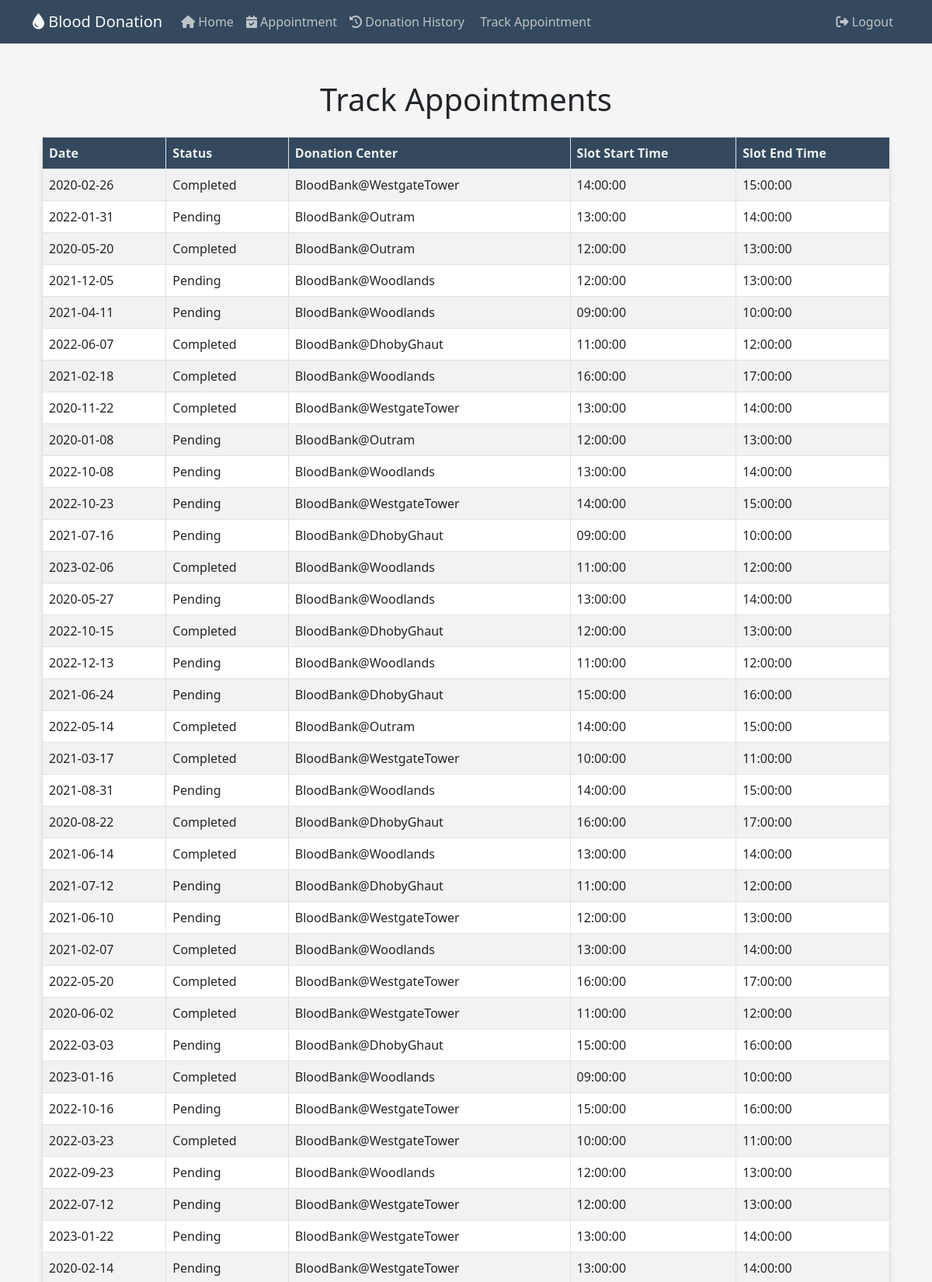
Screenshot of /trackappointment (signed in, upper part) with the database file from the repository.
### website/models.py (models this page shows)
class Appointment(db.Model):
    AppointmentID = db.Column(db.Integer, primary_key=True, autoincrement=True)
    Date = db.Column(db.Date, nullable=False)
    Status = db.Column(db.String(20), nullable=False)
    DonorID = db.Column(db.Integer, db.ForeignKey('donors.DonorID'))
    DonationCenterID = db.Column(db.Integer, db.ForeignKey('donation_center.DonationCenterID'))
    SlotID = db.Column(db.Integer, db.ForeignKey('slots.SlotID'))

class DonationCenter(db.Model):
    DonationCenterID = db.Column(db.Integer, primary_key=True, autoincrement=True)
    Name = db.Column(db.String(50), nullable=False)
    Address = db.Column(db.String(100), nullable=False)
    appointments = db.relationship('Appointment', backref='donation_center')
    slots = db.relationship('Slots', backref='donation_center')

### website/views.py (the view)
@views.route('/trackappointment')
def trackappointment():
    logged_in_user_email = session['email']
    user = Users.get_by_email(logged_in_user_email)
    donor_id = user.donor.DonorID
    stmt = (db.session.query(Appointment.Date, Appointment.Status, DonationCenter.Name, Slots.StartTime, Slots.EndTime)
        .join(DonationCenter, DonationCenter.DonationCenterID == Appointment.DonationCenterID)
        .join(Slots, Slots.SlotID == Appointment.SlotID)
        .join(Donors, Donors.DonorID == Appointment.DonorID)
        .filter(Donors.DonorID == donor_id))
    result = stmt.all()
    return render_template('trackappointment.html', appointments=result)

### website/models.py (called while the page is built)
    def get_by_email(email):
        return Users.query.filter_by(Email=email).first()

### website/templates/trackappointment.html (shortened to what this page needs)
{% extends "base.html" %}
{% block text %}
<div class="container my-5">
    <h1 class="mb-4">Track Appointments</h1>
    <table class="table table-striped table-bordered table-custom">
        <thead>
            <tr>
				<th>Date</th>
				<th>Status</th>
				<th>Donation Center</th>
                <th>Slot Start Time</th>
                <th>Slot End Time</th>
			</tr>
		</thead>
		<tbody>
			{% for appointment in appointments %}
			<tr>
				<td>{{ appointment.Date }}</td>
				<td>{{ appointment.Status }}</td>
				<td>{{ appointment.Name }}</td>
                <td>{{ appointment.StartTime }}</td>
                <td>{{ appointment.EndTime }}</td>
            </tr>
			{% endfor %}
		</tbody>
	</table>
</div>
{% endblock %}

### website/static/styles.css (style rules this page uses)
body { font-family: 'Poppins', sans-serif; background-color: #f5f5f5 !important; }
h1 { font-size: 36px; margin: 20px 0; text-align: center; color: #4a4a4a; }

### website/templates/trackappointment.html (style rules this page uses)
.table-custom { background-color: #fff; border-radius: 10px; box-shadow: 0 4px 6px rgba(0, 0, 0, 0.1); }
.table-custom thead th { background-color: #34495e; color: #ecf0f1; }

### rows the page displays
Appointment: Date "2020-02-26", Status "Completed", Name "BloodBank@WestgateTower", StartTime "14:00:00", EndTime "15:00:00"
Appointment: Date "2022-01-31", Status "Pending", Name "BloodBank@Outram", StartTime "13:00:00", EndTime "14:00:00"
Appointment: Date "2020-05-20", Status "Completed", Name "BloodBank@Outram", StartTime "12:00:00", EndTime "13:00:00"
Appointment: Date "2021-12-05", Status "Pending", Name "BloodBank@Woodlands", StartTime "12:00:00", EndTime "13:00:00"
Appointment: Date "2021-04-11", Status "Pending", Name "BloodBank@Woodlands", StartTime "09:00:00", EndTime "10:00:00"
Appointment: Date "2022-06-07", Status "Completed", Name "BloodBank@DhobyGhaut", StartTime "11:00:00", EndTime "12:00:00"
Appointment: Date "2021-02-18", Status "Completed", Name "BloodBank@Woodlands", StartTime "16:00:00", EndTime "17:00:00"
Appointment: Date "2020-11-22", Status "Completed", Name "BloodBank@WestgateTower", StartTime "13:00:00", EndTime "14:00:00"
Appointment: Date "2020-01-08", Status "Pending", Name "BloodBank@Outram", StartTime "12:00:00", EndTime "13:00:00"
Appointment: Date "2022-10-08", Status "Pending", Name "BloodBank@Woodlands", StartTime "13:00:00", EndTime "14:00:00"
Appointment: Date "2022-10-23", Status "Pending", Name "BloodBank@WestgateTower", StartTime "14:00:00", EndTime "15:00:00"
Appointment: Date "2021-07-16", Status "Pending", Name "BloodBank@DhobyGhaut", StartTime "09:00:00", EndTime "10:00:00"
Appointment: Date "2023-02-06", Status "Completed", Name "BloodBank@Woodlands", StartTime "11:00:00", EndTime "12:00:00"
Appointment: Date "2020-05-27", Status "Pending", Name "BloodBank@Woodlands", StartTime "13:00:00", EndTime "14:00:00"
Appointment: Date "2022-10-15", Status "Completed", Name "BloodBank@DhobyGhaut", StartTime "12:00:00", EndTime "13:00:00"
Appointment: Date "2022-12-13", Status "Pending", Name "BloodBank@Woodlands", StartTime "11:00:00", EndTime "12:00:00"
Appointment: Date "2021-06-24", Status "Pending", Name "BloodBank@DhobyGhaut", StartTime "15:00:00", EndTime "16:00:00"
Appointment: Date "2022-05-14", Status "Completed", Name "BloodBank@Outram", StartTime "14:00:00", EndTime "15:00:00"
Appointment: Date "2021-03-17", Status "Completed", Name "BloodBank@WestgateTower", StartTime "10:00:00", EndTime "11:00:00"
Appointment: Date "2021-08-31", Status "Pending", Name "BloodBank@Woodlands", StartTime "14:00:00", EndTime "15:00:00"
Appointment: Date "2020-08-22", Status "Completed", Name "BloodBank@DhobyGhaut", StartTime "16:00:00", EndTime "17:00:00"
Appointment: Date "2021-06-14", Status "Completed", Name "BloodBank@Woodlands", StartTime "13:00:00", EndTime "14:00:00"
Appointment: Date "2021-07-12", Status "Pending", Name "BloodBank@DhobyGhaut", StartTime "11:00:00", EndTime "12:00:00"
Appointment: Date "2021-06-10", Status "Pending", Name "BloodBank@WestgateTower", StartTime "12:00:00", EndTime "13:00:00"
Appointment: Date "2021-02-07", Status "Completed", Name "BloodBank@Woodlands", StartTime "13:00:00", EndTime "14:00:00"
Appointment: Date "2022-05-20", Status "Completed", Name "BloodBank@WestgateTower", StartTime "16:00:00", EndTime "17:00:00"
Appointment: Date "2020-06-02", Status "Completed", Name "BloodBank@WestgateTower", StartTime "11:00:00", EndTime "12:00:00"
Appointment: Date "2022-03-03", Status "Pending", Name "BloodBank@DhobyGhaut", StartTime "15:00:00", EndTime "16:00:00"
Appointment: Date "2023-01-16", Status "Completed", Name "BloodBank@Woodlands", StartTime "09:00:00", EndTime "10:00:00"
Appointment: Date "2022-10-16", Status "Pending", Name "BloodBank@WestgateTower", StartTime "15:00:00", EndTime "16:00:00"
Appointment: Date "2022-03-23", Status "Completed", Name "BloodBank@WestgateTower", StartTime "10:00:00", EndTime "11:00:00"
Appointment: Date "2022-09-23", Status "Pending", Name "BloodBank@Woodlands", StartTime "12:00:00", EndTime "13:00:00"
Appointment: Date "2022-07-12", Status "Pending", Name "BloodBank@WestgateTower", StartTime "12:00:00", EndTime "13:00:00"
Appointment: Date "2023-01-22", Status "Pending", Name "BloodBank@WestgateTower", StartTime "13:00:00", EndTime "14:00:00"
Appointment: Date "2020-02-14", Status "Pending", Name "BloodBank@WestgateTower", StartTime "13:00:00", EndTime "14:00:00"
